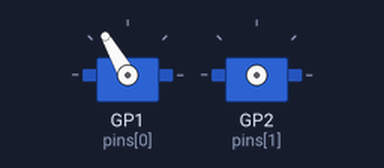
The program below on a simulated Raspberry Pi Pico running CircuitPython. On the bench: 2 × servo.

Above: at 0.05 s.
At 4.0 s:
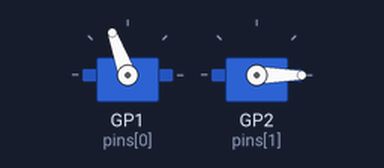
Timing chart, 0 to 5.2 s (numbered marks = the images above):
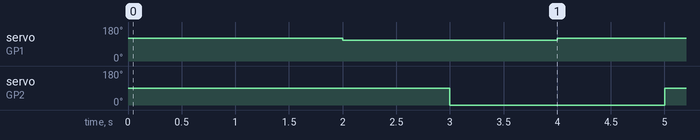

Measured:
- by itself, servo on GP1 (pins[0]): alternates 120° for 2.0 s and 110° for 2.0 s
- by itself, servo on GP2 (pins[1]): alternates 90° for 2.0 s and 0° for 2.0 s

The program:

multi-servo.py
```python
import board
import time

import pwmio
from adafruit_motor import servo

pins = [board.D1, board.D2] # ATOMS3 Lite (GROVE)
#pins = [board.GP0, board.GP1] # Raspberry Pi Pico

servos = []
for pin in pins:
    servos.append(servo.Servo(pwmio.PWMOut(pin, frequency=50), actuation_range=180, min_pulse=500, max_pulse=2500)) # FT90B

while True:
    servos[0].angle = 120
    time.sleep(1)
    servos[1].angle = 90
    time.sleep(1)
    servos[0].angle = 110
    time.sleep(1)
    servos[1].angle = 0
    time.sleep(1)
```
